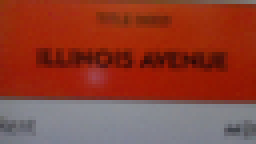
#> input picture Test Set 4/Illinois1.jpg, 64 x 36 px, given in place of the camera (shown 4 times larger)
$ python imgcapturesimple.py
#> lines starting #> are read from the running program, lines starting #| are printed output that depends on the picture; after the words box and inside, x2 and y2 are one past the last pixel; in counts of white or black regions, pixels touching at a corner belong together
import cv2
import numpy as np
import time

cam = cv2.VideoCapture(0)
cv2.namedWindow("test")
cv2.namedWindow("otherImage")
#cv22.namedWindow("test2")
# cam.set(cv22.CAP_PROP_FRAME_WIDTH, 64)
# cam.set(cv22.CAP_PROP_FRAME_HEIGHT, 24)
img_counter = 1
begin = False
start = time.time()
while True:
    ret, frame = cam.read()
#> frame is the input picture: shape (36, 64, 3); mean B, G, R 50.7, 65.2, 140.8
    cv2.imshow("test", frame)

    frame_HSV = cv2.cvtColor(frame, cv2.COLOR_BGR2HSV)
#> frame_HSV: shape (36, 64, 3); mean H, S, V 38.4, 168.6, 144.2
    # h, s, imgray = cv.split(frame_HSV)
    max_value = 255
    max_value_H = 360//2
    low_H = 0
    low_S = 72
    low_V = 0
    high_H = 95
    high_S = max_value
    high_V = max_value
    frame_threshold = cv2.inRange(frame_HSV, (low_H, low_S, low_V), (high_H, high_S, high_V))
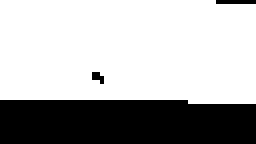
#> frame_threshold: shape (36, 64) (shown 4 times larger); 69.5% white; 3 black regions (2 under 20 px), largest, box (x1, y1, x2, y2) and area: (0, 25, 64, 36) 687
    # blurred = cv.GaussianBlur(frame_threshold, (0, 0), 1)
    blurred = cv2.medianBlur(frame_threshold, 5)
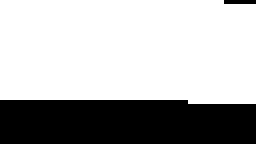
#> blurred: shape (36, 64) (shown 4 times larger); 69.8% white; 2 black regions (1 under 20 px), largest, box (x1, y1, x2, y2) and area: (0, 25, 64, 36) 687
    blurred = cv2.medianBlur(blurred, 5)

    contours, hierarchy = cv2.findContours(blurred, cv2.RETR_TREE, cv2.CHAIN_APPROX_SIMPLE)
#> contours = 1 item
    # blurred =

    for c in contours:
        # if cv.contourArea(c) > :
        maxC = max(contours, key = cv2.contourArea)
        # x,y,w,h = cv.boundingRect(c) # offsets - with this you get 'mask'
        rect = cv2.minAreaRect(maxC)
        box = cv2.boxPoints(rect)
        box = np.int0(box)
        # cv.rectangle(frame ,(x,y),(x+w,y+h),(255,255,0),2)

        width = int(rect[1][0])
        height = int(rect[1][1])

        src_pts = box.astype("float32")
        dst_pts = np.array([[0, height-1],
                            [0, 0],
                            [width-1, 0],
                            [width-1, height-1]], dtype="float32")
        M = cv2.getPerspectiveTransform(src_pts, dst_pts)

        warped = cv2.warpPerspective(frame, M, (width, height))
        if width < height:
            warped = cv2.rotate(warped, cv2.ROTATE_90_COUNTERCLOCKWISE)

        warped = cv2.resize(warped, (64, 36))
        cv2.imshow("otherImage", warped)
#> this loop made 1 pass
#> (rect, width, height, src_pts, dst_pts, M) on pass 1: (((31.5, 12.5), (25, 63), -90), 25, 63, [[63, 25], [0, 25], [0, 0], [63, 0]], [[0, 62], [0, 0], [24, 0], [24, 62]], [[0, -0.96, 24], [0.984, 0, 0], [0, 0, 1]])
#> pass 1, `warped = cv2.warpPerspective(frame, M, (width, height))`:
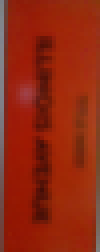
#> warped: shape (63, 25, 3) (shown 4 times larger); mean B, G, R 16.5, 40, 145.4
#> pass 1, `warped = cv2.rotate(warped, cv2.ROTATE_90_COUNTERCLOCKWISE)`:
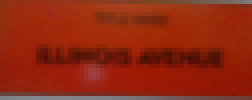
#> warped: shape (25, 63, 3) (shown 4 times larger); mean B, G, R 16.5, 40, 145.4
#> pass 1, `warped = cv2.resize(warped, (64, 36))`:
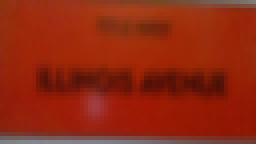
#> warped: shape (36, 64, 3) (shown 4 times larger); mean B, G, R 16.4, 39.9, 145.3

    if begin:
        if time.time() - start >= 0.1:
            img_name = "Indiana{}.png".format(img_counter)
            cv2.imwrite(img_name, warped)
            print("{} written!".format(img_name))
            img_counter += 1
            start = time.time()

    k = cv2.waitKey(1)
#> (key Esc is pressed here)
    if k%256 == 27:
        # ESC pressed
        print("Escape hit, closing...")
        break
    elif k%256 == 32:
        print("Capture start...")
        # [4 lines of commented-out code are left out]
        begin = True


cam.release()

cv2.destroyAllWindows()

$ run again, on Test Set 4/Illinois3.jpg
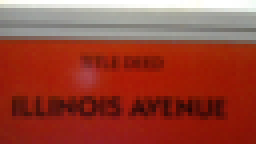
#> input picture Test Set 4/Illinois3.jpg, 64 x 36 px, given in place of the camera (shown 4 times larger)
#> frame is the input picture: shape (36, 64, 3); mean B, G, R 56.2, 70.3, 152.4
#> frame_HSV: shape (36, 64, 3); mean H, S, V 13.9, 170.2, 152.8
#> `frame_threshold = cv2.inRange(frame_HSV, (low_H, low_S, low_V), (high_..`:
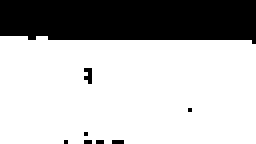
#> frame_threshold: shape (36, 64) (shown 4 times larger); 71.9% white; 8 black regions (7 under 20 px), largest, box (x1, y1, x2, y2) and area: (0, 0, 64, 11) 631
#> contours = 1 item
#> the loop `for c in contours:` made 1 pass
#> (rect, width, height, src_pts, dst_pts, M) on pass 1: (((31.5, 22), (26, 63), -90), 26, 63, [[63, 35], [0, 35], [0, 9], [63, 9]], [[0, 62], [0, 0], [25, 0], [25, 62]], [[0, -0.962, 33.65], [0.984, 0, 0], [0, 0, 1]])
#> pass 1, `warped = cv2.resize(warped, (64, 36))`:
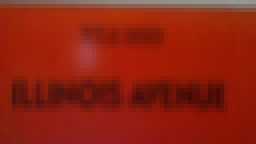
#> warped: shape (36, 64, 3) (shown 4 times larger); mean B, G, R 16.9, 34, 143.8
